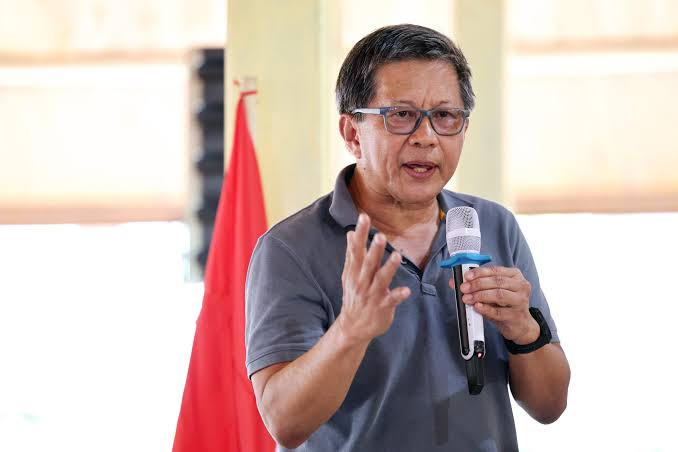
#> input picture sesi3/Tugas/program/masgerung.jpg, 678 x 452 px
$ python main.py
#> lines starting #> are read from the running program, lines starting #| are printed output that depends on the picture

import imageio.v2 as imageio
import numpy as np
import matplotlib.pyplot as plt

nama_file = "masgerung.jpg"

# 1. Membaca citra
img = imageio.imread(nama_file)
#> img is the input picture: shape (452, 678, 3); mean R, G, B 206.4, 187.1, 182.1
print("Citra awal:", img.shape)
#| Citra awal: (452, 678, 3)

# Memastikan gambar memiliki kanal RGB
if img.ndim != 3 or img.shape[2] < 3:
    raise ValueError("Gambar harus memiliki minimal 3 kanal RGB.")

img = img[:, :, :3]

# 2. Mengubah citra RGB ke grayscale
R = img[:, :, 0]
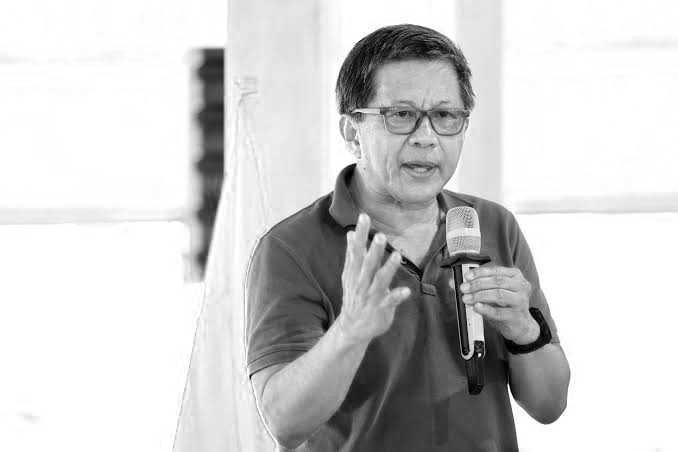
#> R: shape (452, 678); min 0, max 255, mean 206.4
G = img[:, :, 1]
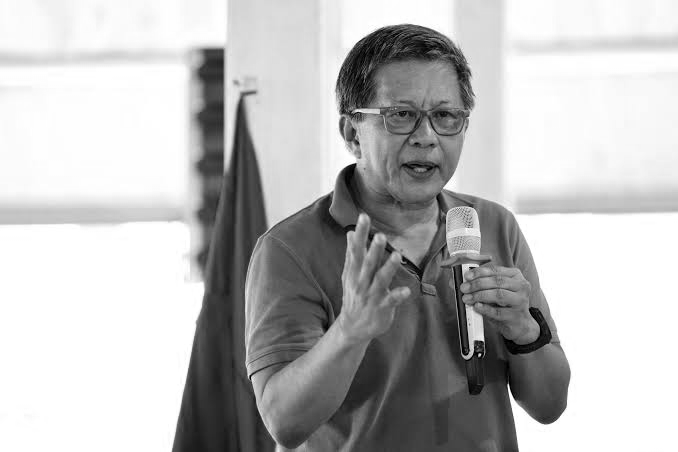
#> G: shape (452, 678); min 0, max 255, mean 187.1
B = img[:, :, 2]
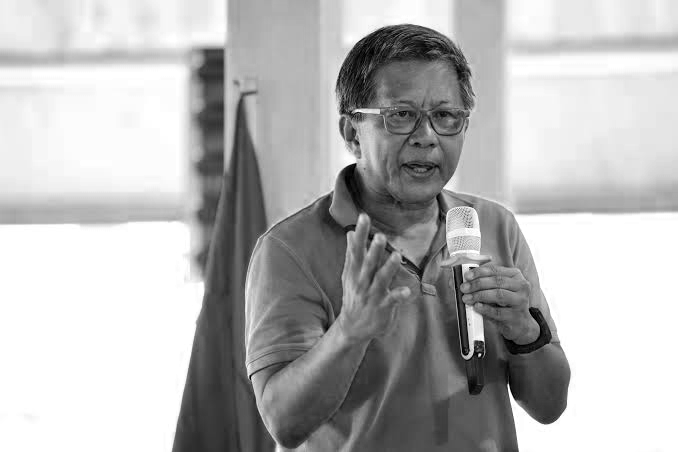
#> B: shape (452, 678); min 0, max 255, mean 182.1

img_gray = (
    0.299 * R +
    0.587 * G +
    0.114 * B
).astype(np.uint8)
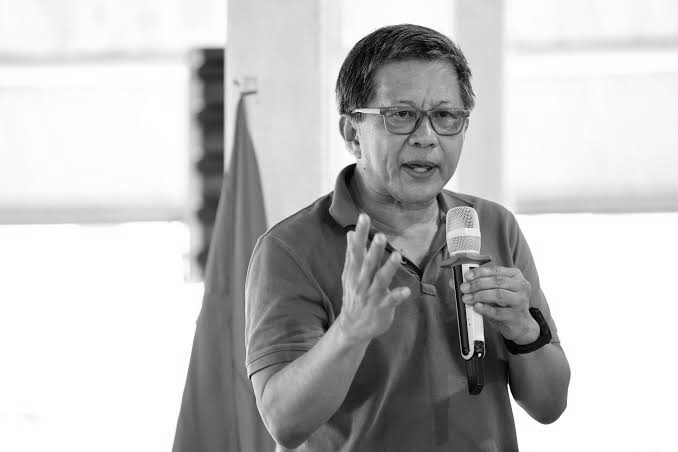
#> img_gray: shape (452, 678); min 0, max 255, mean 191.9

print("Citra grayscale:", img_gray.shape)
#| Citra grayscale: (452, 678)

# 3. Menghitung jumlah piksel
tinggi, lebar = img_gray.shape
#> tinggi = 452; lebar = 678
jumlah_piksel = img_gray.size
#> jumlah_piksel = 306456

print("Tinggi:", tinggi, "piksel")
#| Tinggi: 452 piksel
print("Lebar:", lebar, "piksel")
#| Lebar: 678 piksel
print("Jumlah piksel:", jumlah_piksel)
#| Jumlah piksel: 306456

# 4. Menghitung histogram intensitas 0-255
histogram = np.bincount(
    img_gray.ravel(),
    minlength=256
)
#> histogram = 256 values, max 67753 at index 255, min 45 at index 4, mean 1197.1

# 5. Menampilkan jumlah piksel setiap intensitas
for intensitas in range(256):
    print(
        f"Intensitas {intensitas:3d}: "
        f"{histogram[intensitas]}"
    )
#> this loop made 256 passes
#| Intensitas   0: 52
#| Intensitas   1: 59
#| Intensitas   2: 53
#| Intensitas   3: 63
#| Intensitas   4: 45
#| Intensitas   5: 63
#| Intensitas   6: 59
#| Intensitas   7: 66
#> (further printed lines are left out)

# 6. Mencari intensitas dominan
intensitas_dominan = np.argmax(histogram)
#> intensitas_dominan = 255
jumlah_intensitas = histogram[intensitas_dominan]
#> jumlah_intensitas = 67753

print("Intensitas dominan:", intensitas_dominan)
#| Intensitas dominan: 255
print("Jumlah piksel pada intensitas dominan:", jumlah_intensitas)
#| Jumlah piksel pada intensitas dominan: 67753

# Memastikan total histogram sama dengan jumlah piksel
print("Total histogram:", np.sum(histogram))
#| Total histogram: 306456
assert np.sum(histogram) == jumlah_piksel

# 7. Menampilkan citra grayscale dan histogram
plt.figure(figsize=(14, 5))

plt.subplot(1, 2, 1)
plt.imshow(img_gray, cmap="gray", vmin=0, vmax=255)
plt.title("Citra Grayscale")
plt.axis("off")

plt.subplot(1, 2, 2)
plt.bar(range(256), histogram, width=1, color="gray")
plt.title("Histogram Citra Grayscale")
plt.xlabel("Nilai Intensitas")
plt.ylabel("Jumlah Piksel")
plt.xlim(0, 255)

plt.tight_layout()
plt.show()
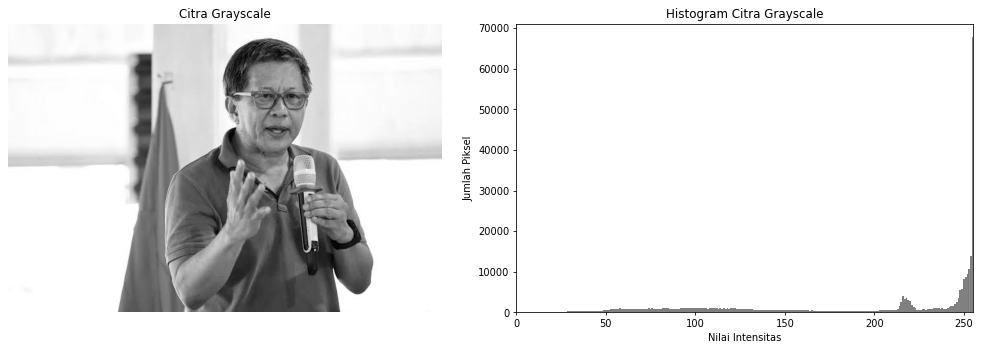
#> figure drawn by matplotlib, 2 panels; panel 2: tallest bar 67753 high, from x = 254.5 to 255.5
